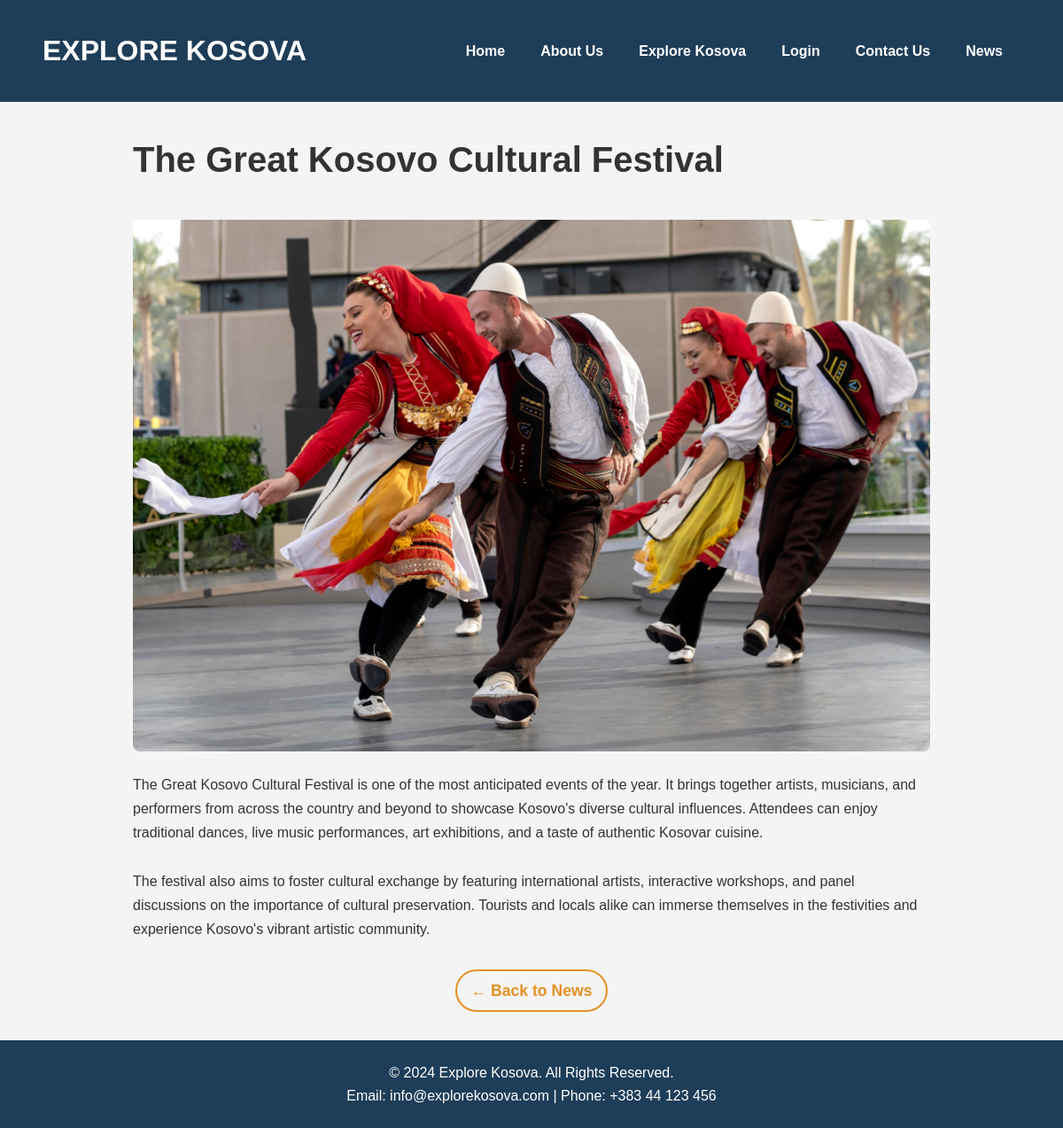
The app's page /readmorenews_2.php?id=2 with its own data.
### tables this page shows
CREATE TABLE `news` (
  `id` int(11) NOT NULL,
  `title` varchar(255) NOT NULL,
  `summary` text NOT NULL,
  `content` text NOT NULL,
  `publication_date` datetime DEFAULT current_timestamp(),
  `image_url` varchar(500) DEFAULT NULL
);

### readmoreNews.php (called while the page is built, shortened)
<?php
include 'databaseconnection.php';
if (isset($_GET['id']) && is_numeric($_GET['id'])) {
    $news_id = (int) $_GET['id'];
} else {
    die("Invalid news ID.");
}
$sql = "SELECT * FROM news WHERE id = ?";
$stmt = $conn->prepare($sql);
$stmt->bind_param("i", $news_id);
$stmt->execute();
$result = $stmt->get_result();
if ($result->num_rows > 0) {
    $news = $result->fetch_assoc();
} else {
    die("News article not found.");
}
?>

### readmorenews_2.php (the view, shortened to what this page needs)
<?php
include 'readmoreNews.php';
?>
<!DOCTYPE html>
<html lang="en">
<head>
    <link rel="stylesheet" href="styles.css">
</head>
<body>
    <header>
        <nav class="navbar">
            <div class="logo">Explore Kosova</div>
            <ul class="nav-links">
                <li><a href="Homepage.html">Home</a></li>
                <li><a href="aboutus.html">About Us</a></li>
                <li><a href="explorekosova.html">Explore Kosova</a></li>
                <li><a href="login.html">Login</a></li>
                <li><a href="contactus.html">Contact Us</a></li>
                <li><a href="news.html">News</a></li>
            </ul>
        </nav>
    </header>
    <main>
        <article class="content">
            <?php if (!empty($news)): ?>
                <h1><?php echo htmlspecialchars($news['title']); ?></h1>
                <img src="<?php echo htmlspecialchars($news['image_url']); ?>" alt="News Image" class="featured-image">
                <p><?php echo nl2br(htmlspecialchars($news['content'])); ?></p>
            <?php else: ?>
                <h1>News Not Found</h1>
                <p>Sorry, the requested news article does not exist.</p>
            <?php endif; ?>
        </article>
    </main>
    <div class="back-to-news">
        <a href="news.html" class="back-link">← Back to News</a>
    </div>
    <footer>
        <div class="footer-content">
            <p>&copy; 2024 Explore Kosova. All Rights Reserved.</p>
            <p>Email: info@explorekosova.com | Phone: +383 44 123 456</p>
        </div>
    </footer>
</body>
</html>

### styles.css (style rules this page uses)
.navbar { display: flex; justify-content: space-between; align-items: center; background-color: #1e3d58; padding: 1rem 2rem; }
.navbar .logo { color: white; font-size: 2rem; font-weight: bold; }
.nav-links { list-style: none; display: flex; }
.nav-links li { margin: 0 1rem; }
.nav-links a { color: white; text-decoration: none; font-size: 1.1rem; }
footer { background-color: #1e3d58; color: white; padding: 1rem 0; text-align: center; }
body { font-family: Arial, sans-serif; margin: 0; padding: 0; background-color: #f5f5f5; color: #333; }
header { background-color: #333; color: white; padding: 1rem; }
.navbar .logo { font-size: 1.8rem; font-weight: bold; }
.navbar ul { list-style-type: none; padding: 0; }
.navbar ul li { display: inline; margin-right: 20px; }
.navbar ul li a { color: white; text-decoration: none; }
p { margin-top: 1rem; font-size: 1rem; }
footer { background-color: #333; color: white; padding: 2rem 0; text-align: center; }
body { font-family: 'Arial', sans-serif; margin: 0; padding: 0; background-color: #f5f5f5; color: #333; }
header { background-color: #1e3d58; color: white; padding: 1rem; }
.navbar .logo { font-size: 1.8rem; font-weight: bold; text-transform: uppercase; }
.navbar ul { list-style: none; padding: 0; margin: 0; display: flex; justify-content: flex-end; align-items: center; }
.navbar ul li { margin-left: 20px; }
.navbar ul li a { text-decoration: none; color: white; font-size: 1rem; font-weight: bold; transition: color 0.3s; }
footer p { margin: 0; }
footer p { font-size: 1rem; margin: 0; }
.navbar { display: flex; justify-content: space-between; align-items: center; padding: 1rem 2rem; }
.navbar .logo { font-size: 2rem; font-weight: bold; color: white; }
.nav-links { list-style: none; display: flex; margin: 0; padding: 0; }
footer { background-color: #1e3d58; color: white; padding: 1.5rem 0; text-align: center; }
body { font-family: "Arial", sans-serif; margin: 0; padding: 0; line-height: 1.6; background-color: #f4f4f4; }
.content { max-width: 900px; margin: 2rem auto; padding: 0 1rem; }
.content h1 { font-size: 2.5rem; margin-bottom: 1rem; }
.content p { font-size: 1rem; color: #333; line-height: 1.7; margin-bottom: 1rem; }
.content img { width: 100%; height: auto; margin-top: 20px; border-radius: 8px; }
.back-to-news { text-align: center; margin: 2rem 0; }
.back-link { font-size: 1.1rem; font-weight: 600; color: #e69123; padding: 0.5rem 1rem; border: 2px solid #e69123; border-radius: 25px; text-decoration: none; transition: all 0.3s ease-in-out; display: inline-flex; align-items: center; }

### records on screen
news: title "The Great Kosovo Cultural Festival", image_url (picture), content "The Great Kosovo Cultural Festival is one of the most anticipated events of the year. It brings together artists, musicians, and performers from across the country and beyond to showcase Kosovo's diverse cultural influences. Attendees can enjoy traditional dances, live music performances, art exhibitions, and a taste of authentic Kosovar cuisine. The festival also aims to foster cultural exchange by featuring international artists, interactive workshops, and panel discussions on the importance of cultural preservation. Tourists and locals alike can immerse themselves in the festivities and experience Kosovo's vibrant artistic community."
